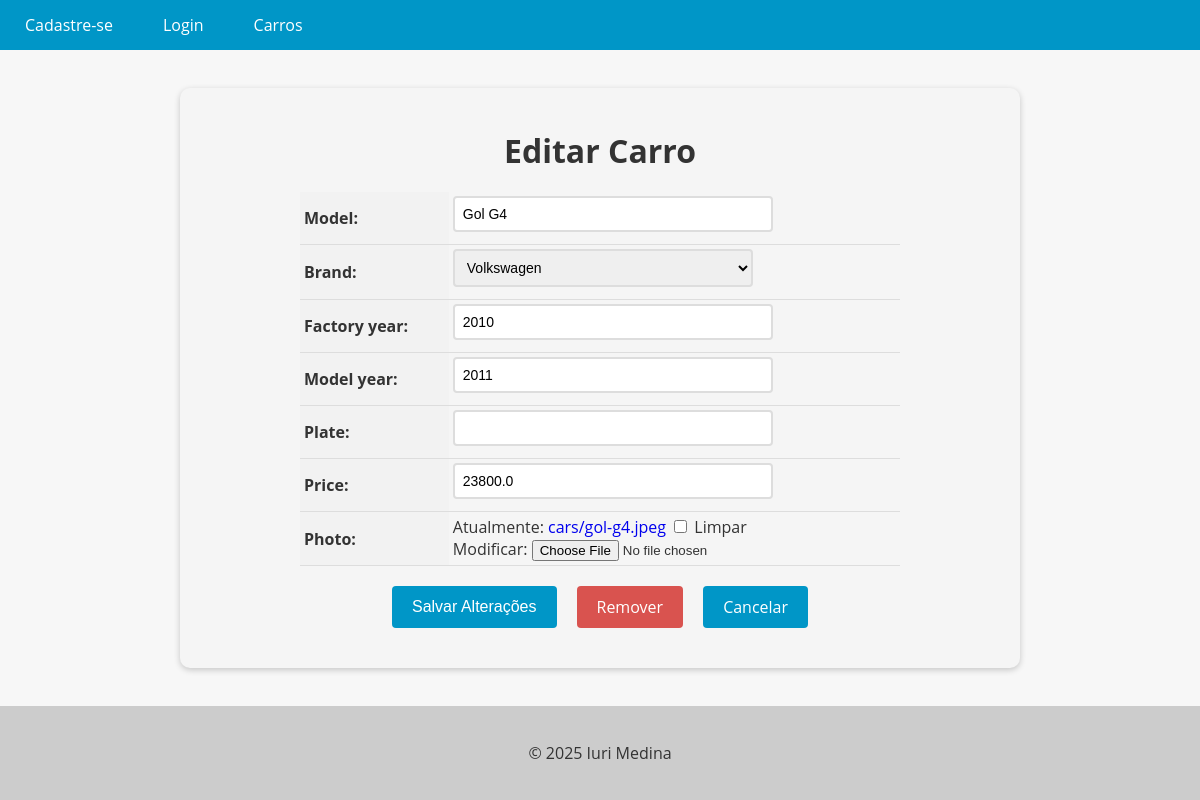
Before: /car/3/update with the older database file.
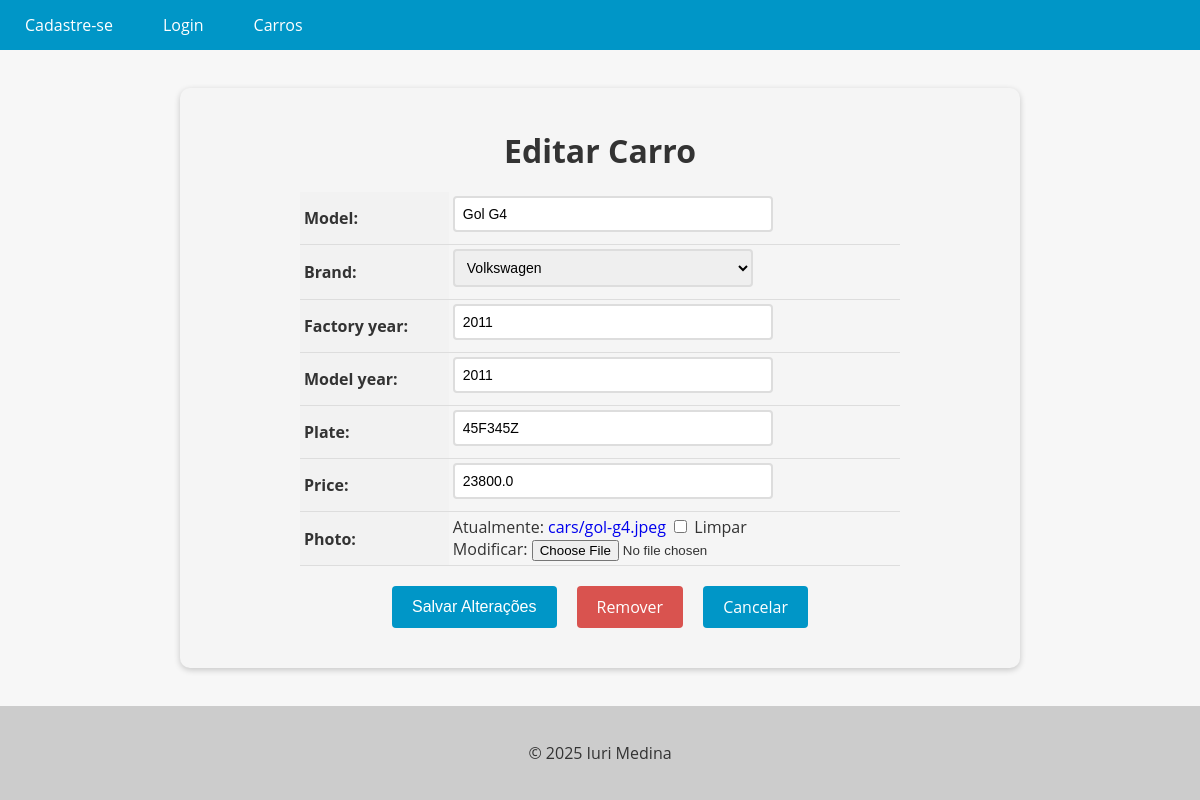
After: the same page with the newer database file.
### cars/models.py (models this page shows, shortened)
class Car(models.Model):
    model = models.CharField(max_length=200)
    brand = models.ForeignKey(Brand, on_delete=models.PROTECT, related_name='car_brand')
    factory_year = models.IntegerField(blank=True, null=True)
    model_year = models.IntegerField(blank=True, null=True)
    plate = models.CharField(max_length=10, blank=True, null=True)
    price = models.FloatField(blank=True, null=True)
    photo = models.ImageField(upload_to='cars/', blank=True, null=True)

### cars/views.py (the view, shortened to what this page needs)
# urls.py: path('car/<int:pk>/update', CarUpdateView.as_view(), name='car_update'),
class CarUpdateView(UpdateView):
    model = Car
    form_class = CarForm
    template_name = 'car_update.html'

### cars/forms.py (shortened to what this page needs)
class CarForm(forms.ModelForm):
    class Meta:
        model = Car
        fields = '__all__'

### cars/models.py (called while the page is built)
    def __str__(self):
        return self.name

### cars/templates/car_update.html (shortened to what this page needs)
{% extends "base.html" %}
{% block content %}
<form method="post" enctype="multipart/form-data">
  <h1>Editar Carro</h1>
  <table>
    {{ form.as_table }}
  </table>
  <div>
    <div class="buttons-container">
      <input type="submit" value="Salvar Alterações" class="btn btn-primary">
      <a href="{% url 'car_delete' pk=object.pk %}" class="btn btn-danger">Remover</a>
      <a href="{% url 'car_detail' pk=object.pk %}" class="btn btn-secondary">Cancelar</a>
    </div>
  </div>
</form>
{% endblock %}

Changed rows visible on the page:
changed Car "Gol G4": factory_year "2010" → "2011"; plate (not shown) → "45F345Z"
